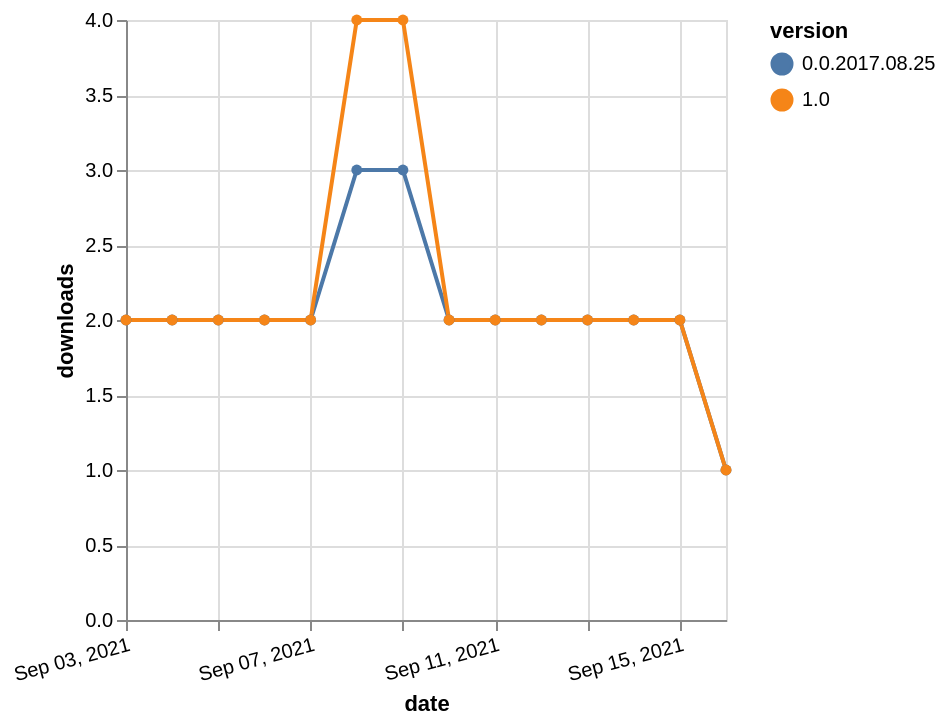

Vega-Lite specification stored for this chart:
### Vega-Lite specification from a JSON file in a GitHub repository (floating-point values rounded to 4 significant figures)
{"$schema": "https://vega.github.io/schema/vega-lite/v5.json", "description": "A simple bar chart with embedded data.", "data": {"values": [{"date": "2021-09-03", "total": 1407, "delta": 2, "version": "0.0.2017.08.25"}, {"date": "2021-09-04", "total": 1409, "delta": 2, "version": "0.0.2017.08.25"}, {"date": "2021-09-05", "total": 1411, "delta": 2, "version": "0.0.2017.08.25"}, {"date": "2021-09-06", "total": 1413, "delta": 2, "version": "0.0.2017.08.25"}, {"date": "2021-09-07", "total": 1415, "delta": 2, "version": "0.0.2017.08.25"}, {"date": "2021-09-08", "total": 1418, "delta": 3, "version": "0.0.2017.08.25"}, {"date": "2021-09-09", "total": 1421, "delta": 3, "version": "0.0.2017.08.25"}, {"date": "2021-09-10", "total": 1423, "delta": 2, "version": "0.0.2017.08.25"}, {"date": "2021-09-11", "total": 1425, "delta": 2, "version": "0.0.2017.08.25"}, {"date": "2021-09-12", "total": 1427, "delta": 2, "version": "0.0.2017.08.25"}, {"date": "2021-09-13", "total": 1429, "delta": 2, "version": "0.0.2017.08.25"}, {"date": "2021-09-14", "total": 1431, "delta": 2, "version": "0.0.2017.08.25"}, {"date": "2021-09-15", "total": 1433, "delta": 2, "version": "0.0.2017.08.25"}, {"date": "2021-09-16", "total": 1434, "delta": 1, "version": "0.0.2017.08.25"}, {"date": "2021-09-03", "total": 1433, "delta": 2, "version": "1.0"}, {"date": "2021-09-04", "total": 1435, "delta": 2, "version": "1.0"}, {"date": "2021-09-05", "total": 1437, "delta": 2, "version": "1.0"}, {"date": "2021-09-06", "total": 1439, "delta": 2, "version": "1.0"}, {"date": "2021-09-07", "total": 1441, "delta": 2, "version": "1.0"}, {"date": "2021-09-08", "total": 1445, "delta": 4, "version": "1.0"}, {"date": "2021-09-09", "total": 1449, "delta": 4, "version": "1.0"}, {"date": "2021-09-10", "total": 1451, "delta": 2, "version": "1.0"}, {"date": "2021-09-11", "total": 1453, "delta": 2, "version": "1.0"}, {"date": "2021-09-12", "total": 1455, "delta": 2, "version": "1.0"}, {"date": "2021-09-13", "total": 1457, "delta": 2, "version": "1.0"}, {"date": "2021-09-14", "total": 1459, "delta": 2, "version": "1.0"}, {"date": "2021-09-15", "total": 1461, "delta": 2, "version": "1.0"}, {"date": "2021-09-16", "total": 1462, "delta": 1, "version": "1.0"}]}, "width": "container", "mark": {"type": "line", "point": {"filled": true}}, "encoding": {"x": {"field": "date", "type": "temporal", "timeUnit": "yearmonthdate", "title": "date", "axis": {"labelAngle": -15}}, "y": {"field": "delta", "type": "quantitative", "title": "downloads"}, "color": {"field": "version", "type": "nominal"}, "tooltip": {"field": "delta"}}}
